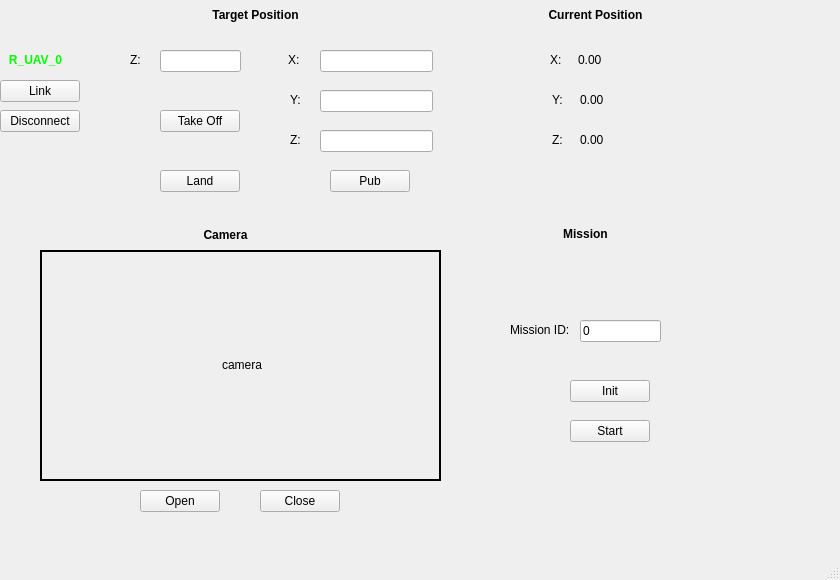
<?xml version="1.0" encoding="UTF-8"?>
<ui version="4.0">
 <class>r_uav_global_network</class>
 <widget class="QMainWindow" name="r_uav_global_network">
  <property name="geometry">
   <rect>
    <x>0</x>
    <y>0</y>
    <width>840</width>
    <height>580</height>
   </rect>
  </property>
  <property name="windowTitle">
   <string>MainWindow</string>
  </property>
  <widget class="QWidget" name="centralwidget">
   <widget class="QPushButton" name="v_uav_0_link_button">
    <property name="geometry">
     <rect>
      <x>0</x>
      <y>80</y>
      <width>80</width>
      <height>22</height>
     </rect>
    </property>
    <property name="text">
     <string>Link</string>
    </property>
   </widget>
   <widget class="QLabel" name="v_uav_0_ref_z_label">
    <property name="geometry">
     <rect>
      <x>290</x>
      <y>130</y>
      <width>21</width>
      <height>20</height>
     </rect>
    </property>
    <property name="text">
     <string>Z:</string>
    </property>
   </widget>
   <widget class="QLineEdit" name="v_uav_0_ref_x_edit">
    <property name="geometry">
     <rect>
      <x>320</x>
      <y>50</y>
      <width>113</width>
      <height>22</height>
     </rect>
    </property>
   </widget>
   <widget class="QLabel" name="v_uav_0_current_y_label">
    <property name="geometry">
     <rect>
      <x>552</x>
      <y>90</y>
      <width>21</width>
      <height>20</height>
     </rect>
    </property>
    <property name="text">
     <string>Y:</string>
    </property>
   </widget>
   <widget class="QPushButton" name="v_uav_0_ref_pub_button">
    <property name="geometry">
     <rect>
      <x>330</x>
      <y>170</y>
      <width>80</width>
      <height>22</height>
     </rect>
    </property>
    <property name="text">
     <string>Pub</string>
    </property>
   </widget>
   <widget class="QLabel" name="v_uav_0_camera_image">
    <property name="geometry">
     <rect>
      <x>40</x>
      <y>250</y>
      <width>401</width>
      <height>231</height>
     </rect>
    </property>
    <property name="frameShape">
     <enum>QFrame::WinPanel</enum>
    </property>
    <property name="text">
     <string>&lt;html&gt;&lt;head/&gt;&lt;body&gt;&lt;p align=&quot;center&quot;&gt;camera&lt;/p&gt;&lt;/body&gt;&lt;/html&gt;</string>
    </property>
   </widget>
   <widget class="QLabel" name="v_uav_0_current_y">
    <property name="geometry">
     <rect>
      <x>580</x>
      <y>90</y>
      <width>91</width>
      <height>20</height>
     </rect>
    </property>
    <property name="text">
     <string>0.00</string>
    </property>
   </widget>
   <widget class="QPushButton" name="v_uav_0_disconnect_button">
    <property name="geometry">
     <rect>
      <x>0</x>
      <y>110</y>
      <width>80</width>
      <height>22</height>
     </rect>
    </property>
    <property name="text">
     <string>Disconnect</string>
    </property>
   </widget>
   <widget class="QLabel" name="v_uav_0_label_3">
    <property name="geometry">
     <rect>
      <x>0</x>
      <y>50</y>
      <width>71</width>
      <height>20</height>
     </rect>
    </property>
    <property name="text">
     <string>&lt;html&gt;&lt;head/&gt;&lt;body&gt;&lt;p align=&quot;center&quot;&gt;&lt;span style=&quot; font-weight:600; color:#00ff00;&quot;&gt;R_UAV_0&lt;/span&gt;&lt;/p&gt;&lt;/body&gt;&lt;/html&gt;</string>
    </property>
   </widget>
   <widget class="QPushButton" name="v_uav_0_init_button">
    <property name="geometry">
     <rect>
      <x>570</x>
      <y>380</y>
      <width>80</width>
      <height>22</height>
     </rect>
    </property>
    <property name="text">
     <string>Init</string>
    </property>
   </widget>
   <widget class="QLabel" name="v_uav_0_camera_label">
    <property name="geometry">
     <rect>
      <x>180</x>
      <y>220</y>
      <width>91</width>
      <height>31</height>
     </rect>
    </property>
    <property name="text">
     <string>&lt;html&gt;&lt;head/&gt;&lt;body&gt;&lt;p align=&quot;center&quot;&gt;&lt;span style=&quot; font-weight:600;&quot;&gt;Camera&lt;/span&gt;&lt;/p&gt;&lt;/body&gt;&lt;/html&gt;</string>
    </property>
   </widget>
   <widget class="QLabel" name="v_uav_0_current_z_label">
    <property name="geometry">
     <rect>
      <x>552</x>
      <y>130</y>
      <width>21</width>
      <height>20</height>
     </rect>
    </property>
    <property name="text">
     <string>Z:</string>
    </property>
   </widget>
   <widget class="QLabel" name="v_uav_0_label">
    <property name="geometry">
     <rect>
      <x>10</x>
      <y>0</y>
      <width>61</width>
      <height>51</height>
     </rect>
    </property>
    <property name="text">
     <string/>
    </property>
    <property name="textFormat">
     <enum>Qt::RichText</enum>
    </property>
    <property name="pixmap">
     <pixmap resource="../resources/images.qrc">:/images/uav.jpeg</pixmap>
    </property>
    <property name="scaledContents">
     <bool>true</bool>
    </property>
   </widget>
   <widget class="QLabel" name="v_uav_0_current_position_label">
    <property name="geometry">
     <rect>
      <x>530</x>
      <y>0</y>
      <width>131</width>
      <height>31</height>
     </rect>
    </property>
    <property name="text">
     <string>&lt;html&gt;&lt;head/&gt;&lt;body&gt;&lt;p align=&quot;center&quot;&gt;&lt;span style=&quot; font-weight:600;&quot;&gt;Current Position&lt;/span&gt;&lt;/p&gt;&lt;/body&gt;&lt;/html&gt;</string>
    </property>
   </widget>
   <widget class="QLineEdit" name="v_uav_0_ref_height_edit">
    <property name="geometry">
     <rect>
      <x>160</x>
      <y>50</y>
      <width>81</width>
      <height>22</height>
     </rect>
    </property>
   </widget>
   <widget class="QPushButton" name="v_uav_0_takeoff_button">
    <property name="geometry">
     <rect>
      <x>160</x>
      <y>110</y>
      <width>80</width>
      <height>22</height>
     </rect>
    </property>
    <property name="text">
     <string>Take Off</string>
    </property>
   </widget>
   <widget class="QLabel" name="v_uav_0_current_z">
    <property name="geometry">
     <rect>
      <x>580</x>
      <y>130</y>
      <width>91</width>
      <height>20</height>
     </rect>
    </property>
    <property name="text">
     <string>0.00</string>
    </property>
   </widget>
   <widget class="QPushButton" name="v_uav_0_land_button">
    <property name="geometry">
     <rect>
      <x>160</x>
      <y>170</y>
      <width>80</width>
      <height>22</height>
     </rect>
    </property>
    <property name="text">
     <string>Land</string>
    </property>
   </widget>
   <widget class="QLineEdit" name="v_uav_0_mission_id_edit">
    <property name="geometry">
     <rect>
      <x>580</x>
      <y>320</y>
      <width>81</width>
      <height>22</height>
     </rect>
    </property>
    <property name="text">
     <string>0</string>
    </property>
   </widget>
   <widget class="QLabel" name="v_uav_0_current_x">
    <property name="geometry">
     <rect>
      <x>578</x>
      <y>50</y>
      <width>91</width>
      <height>20</height>
     </rect>
    </property>
    <property name="text">
     <string>0.00</string>
    </property>
   </widget>
   <widget class="QLabel" name="v_uav_0_mission_label">
    <property name="geometry">
     <rect>
      <x>520</x>
      <y>219</y>
      <width>131</width>
      <height>31</height>
     </rect>
    </property>
    <property name="text">
     <string>&lt;html&gt;&lt;head/&gt;&lt;body&gt;&lt;p align=&quot;center&quot;&gt;&lt;span style=&quot; font-weight:600;&quot;&gt;Mission&lt;/span&gt;&lt;/p&gt;&lt;/body&gt;&lt;/html&gt;</string>
    </property>
   </widget>
   <widget class="QPushButton" name="v_uav_0_camera_open_button">
    <property name="geometry">
     <rect>
      <x>140</x>
      <y>490</y>
      <width>80</width>
      <height>22</height>
     </rect>
    </property>
    <property name="text">
     <string>Open</string>
    </property>
   </widget>
   <widget class="QPushButton" name="v_uav_0_mission_start_button">
    <property name="geometry">
     <rect>
      <x>570</x>
      <y>420</y>
      <width>80</width>
      <height>22</height>
     </rect>
    </property>
    <property name="text">
     <string>Start</string>
    </property>
   </widget>
   <widget class="QLabel" name="v_uav_0_mission_id_label">
    <property name="geometry">
     <rect>
      <x>510</x>
      <y>320</y>
      <width>71</width>
      <height>20</height>
     </rect>
    </property>
    <property name="text">
     <string>Mission ID:</string>
    </property>
   </widget>
   <widget class="QLabel" name="v_uav_0_current_x_label">
    <property name="geometry">
     <rect>
      <x>550</x>
      <y>50</y>
      <width>21</width>
      <height>20</height>
     </rect>
    </property>
    <property name="text">
     <string>X:</string>
    </property>
   </widget>
   <widget class="QPushButton" name="v_uav_0_camera_close_button">
    <property name="geometry">
     <rect>
      <x>260</x>
      <y>490</y>
      <width>80</width>
      <height>22</height>
     </rect>
    </property>
    <property name="text">
     <string>Close</string>
    </property>
   </widget>
   <widget class="QLineEdit" name="v_uav_0_ref_z_edit">
    <property name="geometry">
     <rect>
      <x>320</x>
      <y>130</y>
      <width>113</width>
      <height>22</height>
     </rect>
    </property>
   </widget>
   <widget class="QLabel" name="v_uav_0_current_position_label_2">
    <property name="geometry">
     <rect>
      <x>190</x>
      <y>0</y>
      <width>131</width>
      <height>31</height>
     </rect>
    </property>
    <property name="text">
     <string>&lt;html&gt;&lt;head/&gt;&lt;body&gt;&lt;p align=&quot;center&quot;&gt;&lt;span style=&quot; font-weight:600;&quot;&gt;Target Position&lt;/span&gt;&lt;/p&gt;&lt;/body&gt;&lt;/html&gt;</string>
    </property>
   </widget>
   <widget class="QLabel" name="v_uav_0_ref_x_label">
    <property name="geometry">
     <rect>
      <x>288</x>
      <y>50</y>
      <width>21</width>
      <height>20</height>
     </rect>
    </property>
    <property name="text">
     <string>X:</string>
    </property>
   </widget>
   <widget class="QLabel" name="v_uav_0_ref_height_label">
    <property name="geometry">
     <rect>
      <x>130</x>
      <y>50</y>
      <width>21</width>
      <height>20</height>
     </rect>
    </property>
    <property name="text">
     <string>Z:</string>
    </property>
   </widget>
   <widget class="QLabel" name="v_uav_0_ref_y_label">
    <property name="geometry">
     <rect>
      <x>290</x>
      <y>90</y>
      <width>21</width>
      <height>20</height>
     </rect>
    </property>
    <property name="text">
     <string>Y:</string>
    </property>
   </widget>
   <widget class="QLineEdit" name="v_uav_0_ref_y_edit">
    <property name="geometry">
     <rect>
      <x>320</x>
      <y>90</y>
      <width>113</width>
      <height>22</height>
     </rect>
    </property>
   </widget>
  </widget>
  <widget class="QMenuBar" name="menubar">
   <property name="geometry">
    <rect>
     <x>0</x>
     <y>0</y>
     <width>840</width>
     <height>19</height>
    </rect>
   </property>
  </widget>
  <widget class="QStatusBar" name="statusbar"/>
 </widget>
 <resources>
  <include location="../resources/images.qrc"/>
 </resources>
 <connections/>
</ui>
